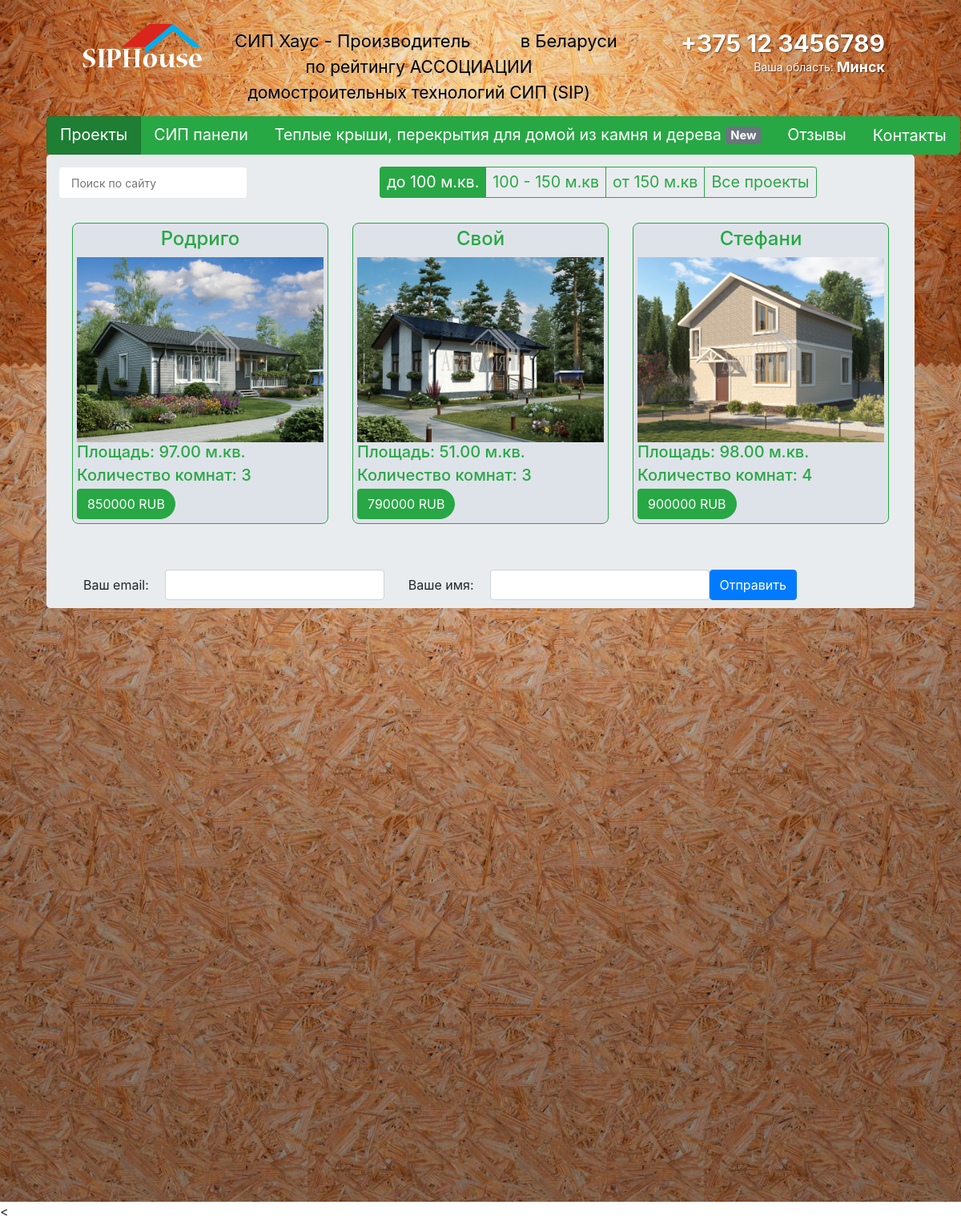
The app's page /100/ with its own data.
### products/models.py (models this page shows, shortened)
class ProductImage(models.Model):
    product = models.ForeignKey(Product, blank=True, null=True, default=None, on_delete=models.CASCADE)
    image = models.ImageField(upload_to='products_images/')
    is_main = models.BooleanField(default=False)
    is_active = models.BooleanField(default=True)
    created = models.DateTimeField(auto_now_add=True, auto_now=False)
    updated = models.DateTimeField(auto_now_add=False, auto_now=True)
    class Meta:
        verbose_name = 'Фотография'
        verbose_name_plural = 'Фотографии'

class Product(models.Model):
    name = models.CharField(max_length=64, blank=True, null=True, default=None)
    category = models.ForeignKey(ProductCategory, blank=True, null=True, default=None, on_delete=models.CASCADE)
    area = models.DecimalField(max_digits=5, decimal_places=2, default=0)
    floors = models.DecimalField(max_digits=4, decimal_places=0, default=0)
    rooms = models.DecimalField(max_digits=2, decimal_places=0, default=1)
    height = models.DecimalField(max_digits=4, decimal_places=2, default=2.8)
    foundation = models.CharField(max_length=5, blank=True, null=True, default='СВФ')
    price = models.DecimalField(max_digits=10, decimal_places=0, default=0)
    roof_price = models.DecimalField(max_digits=10, decimal_places=0, default=0)
    water_price = models.DecimalField(max_digits=10, decimal_places=0, default=0)
    front_price = models.DecimalField(max_digits=10, decimal_places=0, default=0)
    description = models.TextField(blank=True, null=True, default=None)
    is_active = models.BooleanField(default=True)
    created = models.DateTimeField(auto_now_add=True, auto_now=False)
    updated = models.DateTimeField(auto_now_add=False, auto_now=True)
    class Meta:
        verbose_name = 'Товар'
        verbose_name_plural = 'Товары'

### mainApp/views.py (the view)
# urls.py: url(r'^100/', views.id1, name='id1'),
def id1(request):
    products_images = ProductImage.objects.filter(is_active=True, is_main=True, product__is_active=True)
    products_images_100 = products_images.filter(product__category__id=1)
    return render(request, 'mainApp/100.html', locals())

### mainApp/templates/mainApp/100.html (shortened to what this page needs)
{% extends 'base.html' %}
{% block content %}
<div class="btn-group" data-toggle="buttons">
	<div class="btn-group"><a href="/" class="btn btn-success btn-lg active">Проекты</a></div>
	<div class="btn-group"><a href="/sip" class="btn btn-success btn-lg">СИП панели</a></div>
	<div class="btn-group"><a href="/" class="btn btn-success btn-lg">Теплые крыши, перекрытия для домой из камня и дерева <span class="badge badge-secondary">New</span></a></div>
	<div class="btn-group"><a href="/" class="btn btn-success btn-lg">Отзывы</a></div>
	<div class="btn-group"><a href="/" class="btn btn-success btn-lg">Контакты</a></div>
</div>
<div class="jumbotron">
			<div class="middle" style="min-height: 50px;">
				<div class="left" style="width: 25%;min-height: 50px;float: left;">
					<div class="search"  style='width: 234px; height: 38px; margin: 6px 0px 0px 0px; background: #fff; border-radius: 4px; position: relative;'>
						<form action='/' method='post'>
								<input id='searchText' type='text' autocomplete='off' data-row='0' name='search' value='' placeholder='Поиск по сайту' style='width: 180px; height: 38px; padding: 0px 15px; background: none; border: 0px; font-size: 14px;' required />
								<input type='submit' name='search_btn' value='' style='width: 15px; height: 15px; background: url(http://villozi.com/theme/villozi/images/search.png) top center no-repeat; position: absolute; top:12px; right: 15px; cursor: pointer; border: 0px;' />
						</form>
					</div>
				</div>
				<div class="right" style="width:75%;min-height: 50px; float: right;">
					<div class="btn-group" data-toggle="buttons" style="width: auto; margin: 5px 137px;">
						<div class="btn-group"><a href="/100" class="btn btn-outline-success btn-sm active" >до 100 м.кв.</a></div>
						<div class="btn-group"><a href="/100-150" class="btn btn-outline-success btn-sm">100 - 150 м.кв</a></div>
						<div class="btn-group"><a href="/150" class="btn btn-outline-success btn-sm">от 150 м.кв</a></div>
						<div class="btn-group"><a href="/" class="btn btn-outline-success btn-sm" style="font-size: 1.226rem;">Все проекты</a></div>
					</div>
				</div>
			</div>
	<div class="section">
		<div class="jumbotron">
			<div class="row">
				{% for product_image in products_images_100 %}
					{% include 'mainApp/product.html' %}
				{% endfor %}
			</div>
		</div>
	</div>
			<form action="" method="post" class="form-inline text-center">{% csrf_token %}
				<div class="form-group">
					<label>Ваш email:</label>
					<input type="email" name="form.email.name" class="form-control">
				</div>
				<div class="form-group">
					<label>Ваше имя:</label>
					<input type="text" name="form.name.name" class="form-control">
				</div>
					<button type="submit" class="btn btn-primary">Отправить</button>
			</form>
		</div>
{% endblock content %}

### mainApp/templates/mainApp/product.html
<div class="col-lg-4" style="padding: 15px;">
    <div class="product-item">
        <a href="{% url 'product' product_image.product.id %}" style="text-decoration: none;">
            <h4 style="color: #28a745">{{ product_image.product.name }} </h4>
        </a>
        <div>
            <a href="{% url 'product' product_image.product.id %}">
                <img src="{{ product_image.image.url }}" class="img-responsive" style="max-width: 100%; height: auto;">
            </a>
        </div>
        <div style=" text-align: left;">
            <h5 style="margin-bottom: 5px; color: #28a745;">Площадь: {{ product_image.product.area }} м.кв.</h5>
            <h5 style="margin-bottom: 5px; color: #28a745;">Количество комнат: {{ product_image.product.rooms }}</h5>
            <div class="btn_price">
            <a class="btn btn-success" href="{% url 'product' product_image.product.id %}" style="border-top-right-radius: 1.25rem; border-bottom-right-radius: 1.25rem;">
                    {{ product_image.product.price }} RUB
            </a>
        </div>
        </div>
    </div>
</div>

### mainApp/static/css/style.css (style rules this page uses)
.product-item { height: 100%; background-color: #dee3e9; position: relative; padding: 5px; text-align: center; border-radius: .5rem; border: 1px solid; border-color: #28a745; }
body { margin: 0; padding: 0; }
label { position: relative; display: inline-block; margin-right: 10px; margin-bottom: 10px; padding-left: 30px; padding-right: 10px; line-height: 36px; cursor: pointer; }
label::before { content: " "; position: absolute; top: 6px; left: 0; display: block; width: 24px; height: 24px; border: 2px solid #28a745; border-radius: 15px; z-index: -1; }
label, label::before { -webkit-transition: .25s all ease; -o-transition: .25s all ease; transition: .25s all ease; }

### records on screen
ProductImage: product.name "Родриго", image (picture), product.area "97.00", product.rooms "3", product.price "850000"
ProductImage: product.name "Свой", image (picture), product.area "51.00", product.rooms "3", product.price "790000"
ProductImage: product.name "Стефани", image (picture), product.area "98.00", product.rooms "4", product.price "900000"
